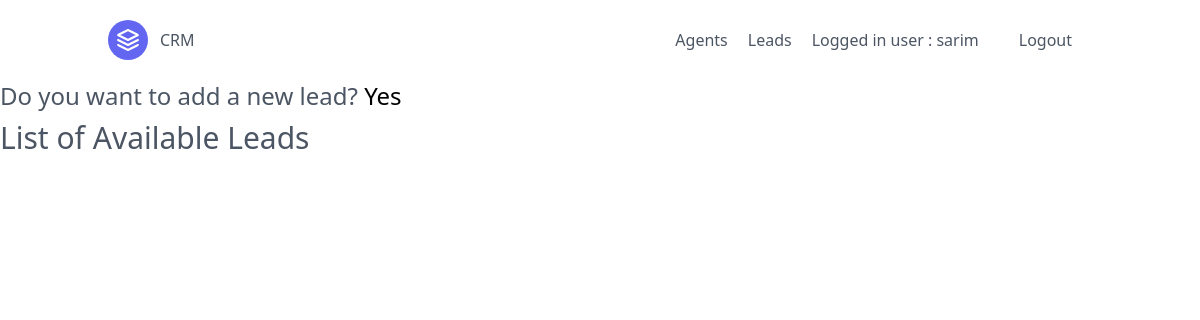
/leads/ (signed in), run on an earlier commit of the app's database.
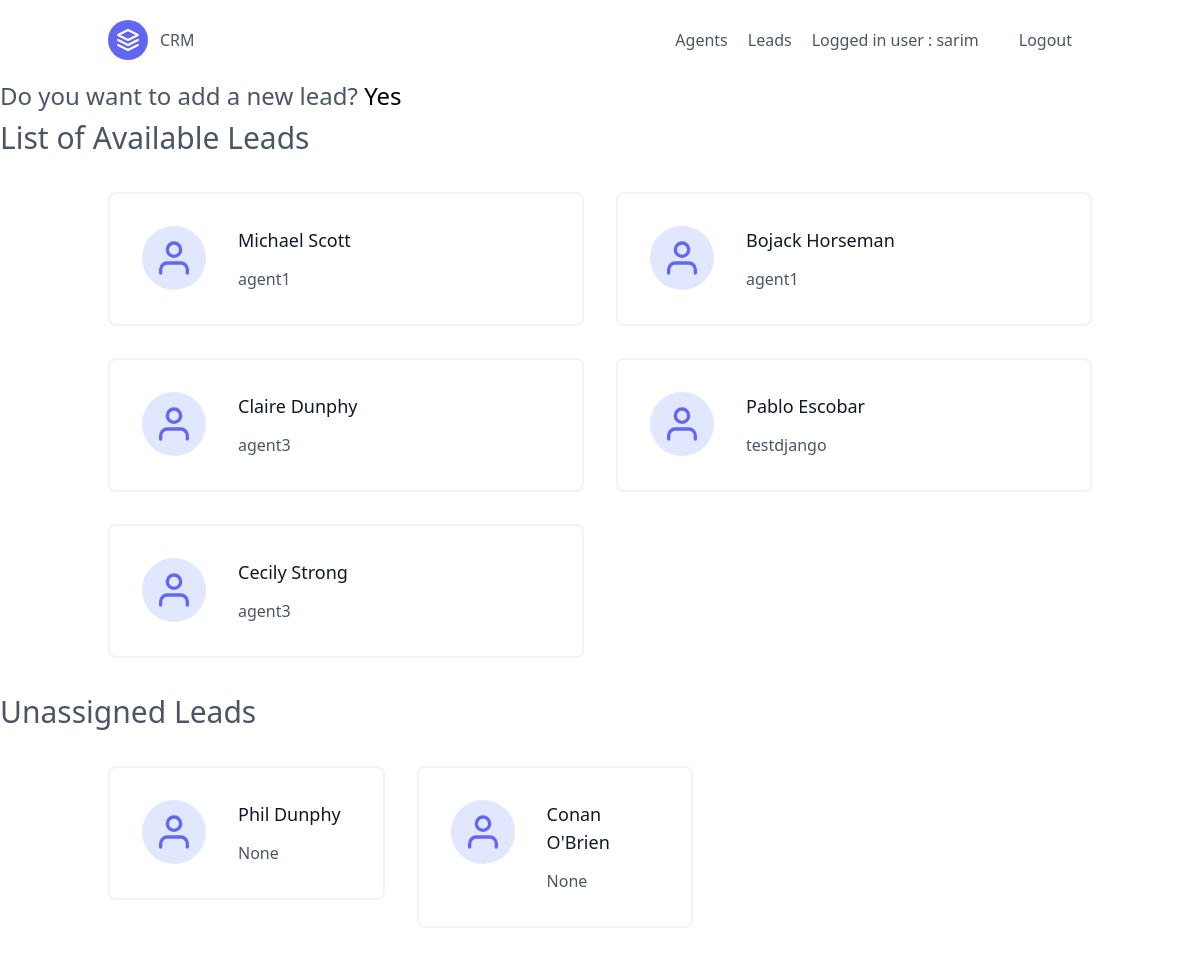
And on a later commit of the database.
### leads/models.py (models this page shows, shortened)
class User(AbstractUser):
    is_organizer = models.BooleanField(default=True)
    is_agent = models.BooleanField(default= False)

class Lead(models.Model):
    first_name = models.CharField(max_length=25)
    last_name = models.CharField(max_length=25)
    age = models.PositiveIntegerField()
    organisation = models.ForeignKey(UserProfile,  on_delete=models.CASCADE)
    agent = models.ForeignKey("Agent", blank=True, null= True,on_delete=models.SET_NULL)

class Agent(models.Model):
    user = models.OneToOneField(User, on_delete=models.CASCADE)
    organisation = models.ForeignKey(UserProfile, on_delete=models.CASCADE)
    def __str__(self):
        return self.user.username

### leads/views.py (the view)
# urls.py: path("", LeadListView.as_view(), name = "lead-list"),
class LeadListView(LoginRequiredMixin, ListView):
    template_name = "leads/lead_list.html"
    context_object_name = "leads"               # "object_list" by default
    def get_queryset(self):
        user = self.request.user
        if user.is_organizer:
            queryset = Lead.objects.filter(organisation = user.userprofile, agent__isnull = False)
        else:
            queryset = Lead.objects.filter(organisation = user.agent.organisation, agent__isnull = False)
            queryset = queryset.filter(agent__user = user)
        return queryset
    def get_context_data(self, **kwargs):
        context = super(LeadListView, self).get_context_data(**kwargs)
        user = self.request.user
        if user.is_organizer:
            queryset = Lead.objects.filter(organisation = user.userprofile, agent__isnull = True)
            context.update({"unassigned_leads" : queryset})
        return context

### leads/templates/leads/lead_list.html
{% extends "base.html" %}
{% block content %}
<section class="text-gray-600 body-font">
    {% if request.user.is_organizer %}
    <div class = "text-2xl">
    <p>Do you want to add a new lead?
    <a href="{% url 'leads:lead-create' %}" class="text-black hover:text-blue-500">Yes</a></p>
    {% endif %}
    </div>
    <h2 class = "py-2 text-3xl">List of Available Leads</h2>
    <div class="container px-5 py-7 mx-auto flex flex-wrap">
        <div class="flex flex-wrap -m-4">
            {%for lead in leads %}
            <div class="p-4 lg:w-1/2 md:w-full">
                <div class="flex border-2 rounded-lg border-gray-200 border-opacity-50 p-8 sm:flex-row flex-col">
                    <div
                        class="w-16 h-16 sm:mr-8 sm:mb-0 mb-4 inline-flex items-center justify-center rounded-full bg-indigo-100 text-indigo-500 flex-shrink-0">
                        <svg fill="none" stroke="currentColor" stroke-linecap="round" stroke-linejoin="round"
                            stroke-width="2" class="w-10 h-10" viewBox="0 0 24 24">
                            <path d="M20 21v-2a4 4 0 00-4-4H8a4 4 0 00-4 4v2"></path>
                            <circle cx="12" cy="7" r="4"></circle>
                        </svg>
                    </div>
                    <div class="flex-grow">
                        <h2 class="text-gray-900 text-lg title-font font-medium mb-3">
                            <a href="{% url 'leads:lead-detail' lead.pk %}">
                                {{lead.first_name}} {{lead.last_name}}
                            </a>
                        </h2>
                        {% if request.user.is_organizer %}
                        <p class="leading-relaxed text-base">{{lead.agent}}</p>
                        {% endif %}
                    </div>
                </div>
            </div>
            {%endfor%}
        </div>
    </div>
    {% if unassigned_leads.exists  %}
    <h2 class = "py-2 text-3xl">Unassigned Leads</h2>
    <div class="container px-5 py-7 mx-auto flex flex-wrap">
        <div class="flex flex-wrap -m-4">
            {%for lead in unassigned_leads %}
            <div class="p-4 lg:w-1/2 md:w-full">
                <div class="flex border-2 rounded-lg border-gray-200 border-opacity-50 p-8 sm:flex-row flex-col">
                    <div
                        class="w-16 h-16 sm:mr-8 sm:mb-0 mb-4 inline-flex items-center justify-center rounded-full bg-indigo-100 text-indigo-500 flex-shrink-0">
                        <svg fill="none" stroke="currentColor" stroke-linecap="round" stroke-linejoin="round"
                            stroke-width="2" class="w-10 h-10" viewBox="0 0 24 24">
                            <path d="M20 21v-2a4 4 0 00-4-4H8a4 4 0 00-4 4v2"></path>
                            <circle cx="12" cy="7" r="4"></circle>
                        </svg>
                    </div>
                    <div class="flex-grow">
                        <h2 class="text-gray-900 text-lg title-font font-medium mb-3">
                            <a href="{% url 'leads:lead-detail' lead.pk %}">
                                {{lead.first_name}} {{lead.last_name}}
                            </a>
                        </h2>
                        <p class="leading-relaxed text-base">{{lead.agent}}</p>
                    </div>
                </div>
            </div>
            {%endfor%}
        </div>
    </div>
    {% endif %}
</section>
{% endblock content %}

### pages/templates/base.html (shortened to what this page needs)
{% load static %}
<!DOCTYPE html>
<html lang="en">
<head>
    <link href="{% static 'css/styles.css' %}" rel="stylesheet" >
    <link href="https://unpkg.com/tailwindcss@^2/dist/tailwind.min.css" rel="stylesheet">
</head>
<body>
    {% include "navbar.html" %}
    <div class="max-w-7xl mx-auto">
        {% block content %}
        {% endblock %}
    </div>
</body>
</html>

### pages/templates/navbar.html
<header class="text-gray-600 body-font">
    <div class="container mx-auto flex flex-wrap p-5 flex-col md:flex-row items-center">
      <a class="flex title-font font-medium items-center text-gray-900 mb-4 md:mb-0">
        <svg xmlns="http://www.w3.org/2000/svg" fill="none" stroke="currentColor" stroke-linecap="round" stroke-linejoin="round" stroke-width="2" class="w-10 h-10 text-white p-2 bg-indigo-500 rounded-full" viewBox="0 0 24 24">
          <path d="M12 2L2 7l10 5 10-5-10-5zM2 17l10 5 10-5M2 12l10 5 10-5"></path>
        </svg>
        <span class="ml-3 text-xl"><a href="{% url 'landing-view' %}">CRM</a> </span>
      </a>
      <nav class="md:ml-auto flex flex-wrap items-center text-base justify-center">
        {% if request.user.is_organizer %}
        <a href="{% url 'agents:agent-list' %}" class="mr-5 hover:text-gray-900">Agents</a>
        {% endif %}
        <a href="{% url 'leads:lead-list' %}" class="mr-5 hover:text-gray-900">Leads</a>
        {% if request.user.is_authenticated %}
        <a class="mr-10 hover:text-gray-900">Logged in user : {{request.user}}</a>
        <a href="{% url 'logout' %}" class="mr-5 hover:text-gray-900">Logout</a>
        {% else %}
        <a href="{% url 'login' %}" class="mr-5 hover:text-gray-900">Login</a>
        <a href="{% url 'signup' %}" class="mr-5 hover:text-gray-900">Signup</a>
        {% endif %}
      </nav>
    </div>
  </header>

What changed in the data, as far as the page shows it:
now on this page (row edited): Lead: first_name "Michael", last_name "Scott", agent "agent1", shown under "List of Available Leads"
added Lead: first_name "Bojack", last_name "Horseman", agent "agent1", shown under "List of Available Leads"
added Lead: first_name "Claire", last_name "Dunphy", agent "agent3", shown under "List of Available Leads"
added Lead: first_name "Pablo", last_name "Escobar", agent "testdjango", shown under "List of Available Leads"
added Lead: first_name "Cecily", last_name "Strong", agent "agent3", shown under "List of Available Leads"
added Lead: first_name "Phil", last_name "Dunphy", agent "None", shown under "Unassigned Leads"
added Lead: first_name "Conan", last_name "O'Brien", agent "None", shown under "Unassigned Leads"
Also different on the page:
text now shown: "Unassigned Leads"
